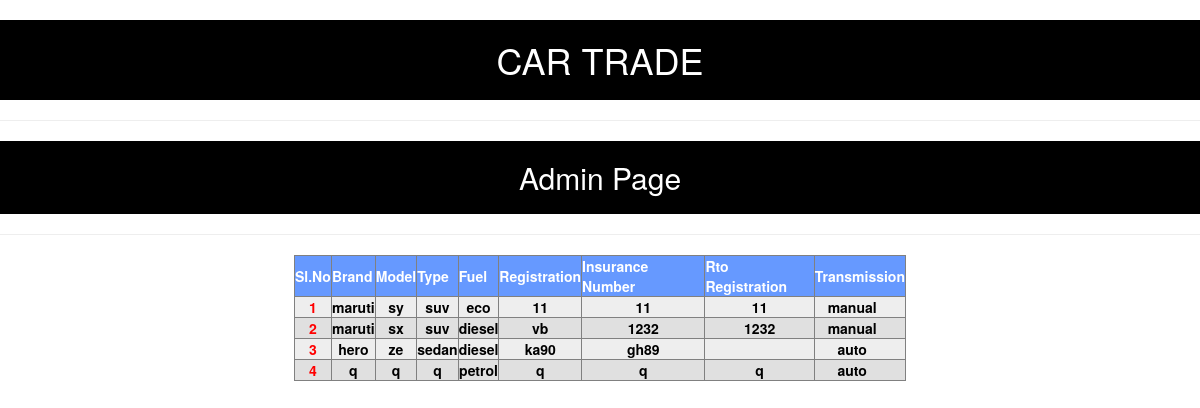
Screenshot of /Final/car.php with the database file from the repository.
### tables this page shows
CREATE TABLE `security_details` (
  `car_id` int(3) NOT NULL,
  `insurance_no` varchar(5) NOT NULL,
  `rto_no` varchar(5) NOT NULL,
  `emission_ratings` int(3) NOT NULL
);

CREATE TABLE `car` (
  `car_id` int(3) NOT NULL,
  `type` varchar(10) NOT NULL,
  `brand` varchar(10) NOT NULL,
  `model` varchar(10) NOT NULL,
  `fuel_type` varchar(6) NOT NULL,
  `transmission_type` varchar(6) NOT NULL,
  `owner_id` int(3) NOT NULL
);

CREATE TABLE `car_details` (
  `car_id` int(3) NOT NULL,
  `car_condition` varchar(10) NOT NULL,
  `color` varchar(10) NOT NULL,
  `regno` varchar(6) NOT NULL,
  `year_of_purchase` int(4) NOT NULL,
  `price` int(10) NOT NULL,
  `distance_travelled` int(11) NOT NULL
);

### Final/car.php (the view, shortened to what this page needs)
<?php
require('db_connect.php');
$sql1="SELECT c1.*,c2.* FROM car c1 inner join car_details c2 on c1.car_id=c2.car_id ORDER BY c1.car_id";
$sql2="SELECT c3.*,c4.* FROM car c3 inner join security_details c4 on c3.car_id=c4.car_id ORDER BY c3.car_id";
$result1=mysqli_query($connection,$sql1);
$result2=mysqli_query($connection,$sql2);
?>
<!DOCTYPE html>
    <html>
  <link rel="stylesheet" href="https://maxcdn.bootstrapcdn.com/bootstrap/3.3.7/css/bootstrap.min.css">
</head>
<body>
        <h1 style="text-align:center;background-color:black;color:white;padding:20px">CAR TRADE</h1>
        <hr>
        <h2 style="text-align:center;background-color:black;color:white;padding:20px"> Admin Page</h2>
<hr>
<table style="float:center" border='1' cellspacing='10' width='612' id='myTable'>
<div id="tableContainer-1">
  <div id="tableContainer-2">
  <tr>
    <th bgcolor=#6699ff><font color='white'>Sl.No</font></th>
    <th bgcolor=#6699ff><font color='white'>  Brand </font></th>
    <th bgcolor=#6699ff><font color='white'> Model </font></th>
    <th bgcolor=#6699ff><font color='white'> Type </font></th>
    <th bgcolor=#6699ff><font color='white'> Fuel </font></th>
    <th bgcolor=#6699ff><font color='white'>Registration</font></th>
    <th bgcolor=#6699ff><font color='white'>Insurance Number</font></th>
    <th bgcolor=#6699ff><font color='white'>Rto Registration</font></th>
    <th bgcolor=#6699ff><font color='white'>Transmission</font></th>
  </tr>
  <?php
      $i = 0;
      $number = 0;
      while($row1 = mysqli_fetch_array($result1) and $row2 = mysqli_fetch_array($result2))
      {
        $number++;
        $i++;
        if($i%2)
        {
            $bg_color = "#EEEEEE";
        }
        else
        {
             $bg_color = "#E0E0E0";
        }
   ?>
        <tr bgcolor=<?php echo $bg_color; ?> >
            <td><center><Strong><font color='red'><?php echo $number; ?></font></Strong></center></td>
            <td><center><Strong><?php echo $row1['brand']; ?></Strong></center></td>
            <td><center><Strong><?php echo $row1['model']; ?></Strong></center></td>
            <td><center><Strong><?php echo $row1['type']; ?></Strong></center></td>
            <td><center><Strong><?php echo $row1['fuel_type']; ?></Strong></center></td>
            <td><center><Strong><?php echo $row1['regno']; ?></Strong></center></td>
            <td><center><Strong><?php echo $row2['insurance_no']; ?></Strong></center></td>
            <td><center><Strong><?php echo $row2['rto_no']; ?></Strong></center></td>
            <td><center><Strong><?php echo $row1['transmission_type']; ?></Strong> &nbsp;&nbsp;&nbsp;
        </tr>
<?php
      }
 ?>
</table>
</body></html>

### Final/car.php (style rules this page uses)
body { background-image: url('car4.jpg') ; background-size:100%; background-repeat:none; background-attachment:fixed; overflow: scroll; color:black; }
#tableContainer-1 { height: 100%; width: 100%; display: table; }
#tableContainer-2 { vertical-align: middle; display: table-cell; height: 100%; }
#myTable { margin: 0 auto; }

### rows the page displays
security_details: car_id.brand "maruti", car_id.model "sy", car_id.type "suv", car_id.fuel_type "eco", insurance_no "11", rto_no "11", car_id.transmission_type "manual"
car_details: regno "11"
security_details: car_id.brand "maruti", car_id.model "sx", car_id.type "suv", car_id.fuel_type "diesel", insurance_no "1232", rto_no "1232", car_id.transmission_type "manual"
car_details: regno "vb"
security_details: car_id.brand "hero", car_id.model "ze", car_id.type "sedan", car_id.fuel_type "diesel", insurance_no "gh89", car_id.transmission_type "auto"
car_details: regno "ka90"
security_details: car_id.brand "q", car_id.model "q", car_id.type "q", car_id.fuel_type "petrol", insurance_no "q", rto_no "q", car_id.transmission_type "auto"
car_details: regno "q"
